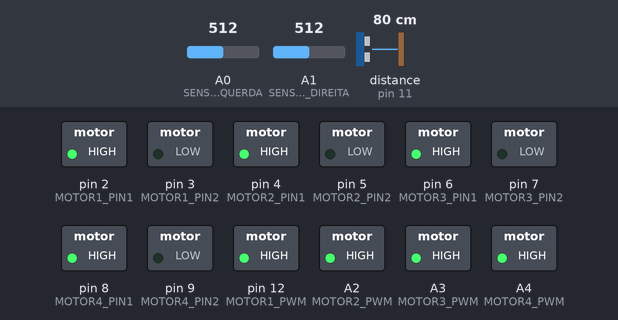
Recording of a sketch running on a simulated Arduino Uno, built with avr-gcc and run on an emulated ATmega328P. On the bench: switched loads named in the sketch (green lamp = pin HIGH). Wiring (inferred from the names in the program): ultrasonic range finder: trigger pin 10; echo pin 11. Dashed ring = blinking. Inputs (shaded band) come from the test bench; at power-on: distance to the obstacle (sensor on pin 11) 80 cm, A1 (SENSOR_LINHA_DIREITA) = 512, A0 (SENSOR_LINHA_ESQUERDA) = 512. The echo pulse lasts 58.3 µs per cm; pins used as bus, display or sensor lines are not drawn; what the sketch prints to the serial monitor is not drawn.

Above: at 2.2 s.
2.3 s: distance to the obstacle (sensor on pin 11) set to 22 cm
3.8 s: distance to the obstacle (sensor on pin 11) set to 18 cm
At 4.9 s:
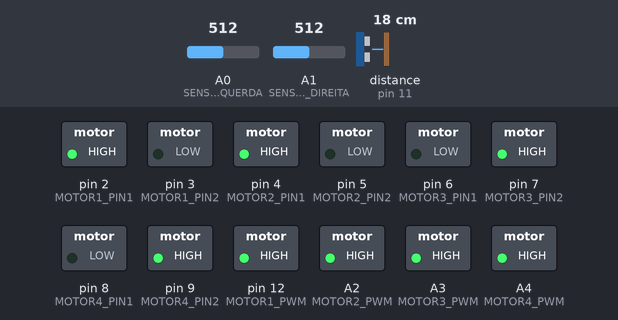
6.8 s: distance to the obstacle (sensor on pin 11) set to 299 cm
At 8.7 s:
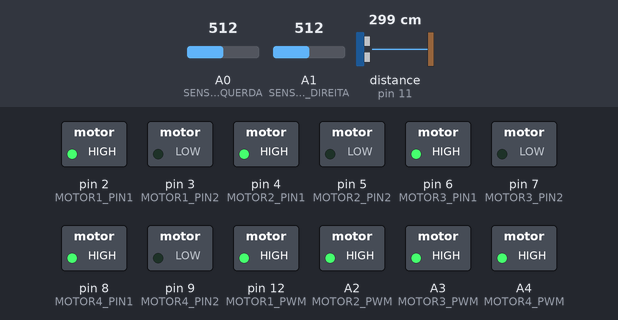
9.0 s: A1 (SENSOR_LINHA_DIREITA) set to 486
At 10.0 s:
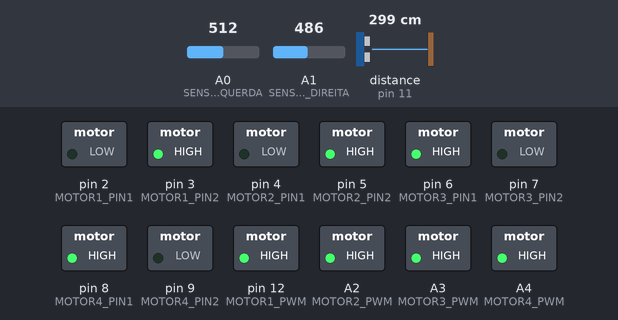
10.6 s: A0 (SENSOR_LINHA_ESQUERDA) set to 492
At 11.8 s:
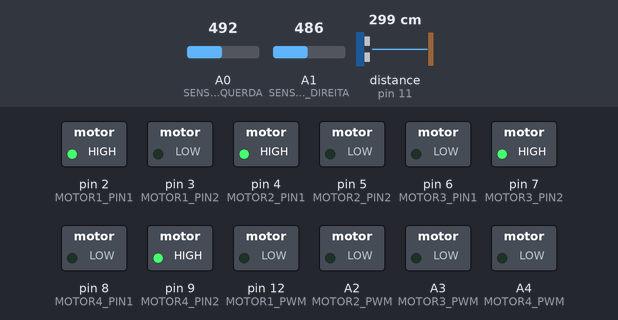
12.1 s: A0 (SENSOR_LINHA_ESQUERDA) set to 510
At 13.6 s:
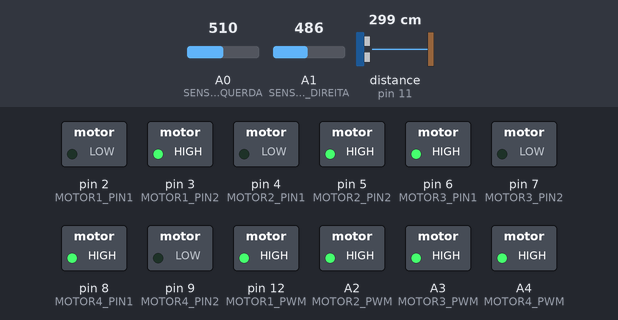
Timing chart, 0 to 14.7 s (numbered marks = the images above; inputs shaded):
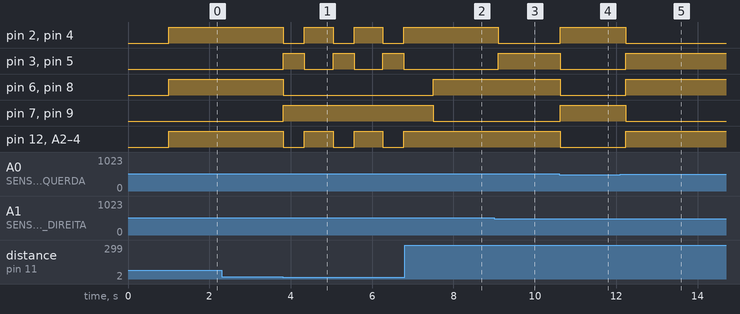

The sketch:

basedeltinhaOBR.ino
```cpp
// BASE DO ROBODELTINHATECNIZINHO🫡
// ============================================
// ROBÔ 4 RODAS COM SENSOR ULTRASSÔNICO
// E SEGUIDORES DE LINHA
// ============================================

#include <Servo.h>

// ============================================
// PINOS DOS MOTORES
// ============================================
#define MOTOR1_PIN1 2
#define MOTOR1_PIN2 3
#define MOTOR2_PIN1 4
#define MOTOR2_PIN2 5
#define MOTOR3_PIN1 6
#define MOTOR3_PIN2 7
#define MOTOR4_PIN1 8
#define MOTOR4_PIN2 9

// ============================================
// PINOS DO SENSOR ULTRASSÔNICO
// ============================================
#define TRIG_PIN 10
#define ECHO_PIN 11

// ============================================
// PINOS DOS SEGUIDORES DE LINHA
// ============================================
#define SENSOR_LINHA_ESQUERDA A0
#define SENSOR_LINHA_DIREITA A1

// ============================================
// PINOS DE CONTROLE PWM (velocidade)
// ============================================
#define MOTOR1_PWM 12
#define MOTOR2_PWM A2
#define MOTOR3_PWM A3
#define MOTOR4_PWM A4

// ============================================
// CONSTANTES
// ============================================
#define VELOCIDADE_MAXIMA 255
#define DISTANCIA_MINIMA 20 // em cm
#define LIMIAR_LINHA 500    // ajuste conforme necessário

// ============================================
// VARIÁVEIS GLOBAIS
// ============================================
int velocidadeMotor1 = 0;
int velocidadeMotor2 = 0;
int velocidadeMotor3 = 0;
int velocidadeMotor4 = 0;

// ============================================
// SETUP
// ============================================
void setup() {
  Serial.begin(9600);

  // Configurar pinos dos motores como saída
  pinMode(MOTOR1_PIN1, OUTPUT);
  pinMode(MOTOR1_PIN2, OUTPUT);
  pinMode(MOTOR2_PIN1, OUTPUT);
  pinMode(MOTOR2_PIN2, OUTPUT);
  pinMode(MOTOR3_PIN1, OUTPUT);
  pinMode(MOTOR3_PIN2, OUTPUT);
  pinMode(MOTOR4_PIN1, OUTPUT);
  pinMode(MOTOR4_PIN2, OUTPUT);

  // Configurar pinos PWM como saída
  pinMode(MOTOR1_PWM, OUTPUT);
  pinMode(MOTOR2_PWM, OUTPUT);
  pinMode(MOTOR3_PWM, OUTPUT);
  pinMode(MOTOR4_PWM, OUTPUT);

  // Configurar sensor ultrassônico
  pinMode(TRIG_PIN, OUTPUT);
  pinMode(ECHO_PIN, INPUT);

  // Configurar seguidores de linha
  pinMode(SENSOR_LINHA_ESQUERDA, INPUT);
  pinMode(SENSOR_LINHA_DIREITA, INPUT);

  delay(1000);
  Serial.println("Robô iniciado!");
}

// ============================================
// LOOP PRINCIPAL
// ============================================
void loop() {
  // Ler sensores
  float distancia = medirDistancia();
  int sensorEsq = analogRead(SENSOR_LINHA_ESQUERDA);
  int sensorDir = analogRead(SENSOR_LINHA_DIREITA);

  // Exibir informações
  Serial.print("Distância: ");
  Serial.print(distancia);
  Serial.print(" cm | Esq: ");
  Serial.print(sensorEsq);
  Serial.print(" | Dir: ");
  Serial.println(sensorDir);

  // Lógica de controle
  if (distancia < DISTANCIA_MINIMA) {
    // Se detectar obstáculo, parar
    pararRobo();
    Serial.println("OBSTÁCULO DETECTADO!");
    delay(500);
    // Fazer curva para evitar
    girarParaDireita(150);
    delay(600);
  }
  else {
    // Seguir linha
    seguirLinha(sensorEsq, sensorDir);
  }

  delay(100);
}

// ============================================
// FUNÇÃO: MEDIR DISTÂNCIA (Sensor Ultrassônico)
// ============================================
float medirDistancia() {
  // Enviar pulso
  digitalWrite(TRIG_PIN, LOW);
  delayMicroseconds(2);
  digitalWrite(TRIG_PIN, HIGH);
  delayMicroseconds(10);
  digitalWrite(TRIG_PIN, LOW);

  // Medir tempo de resposta
  long duracao = pulseIn(ECHO_PIN, HIGH, 30000);

  // Calcular distância (velocidade do som = 343 m/s)
  float distancia = (duracao * 0.0343) / 2;

  return distancia;
}

// ============================================
// FUNÇÃO: CONTROLAR MOTOR INDIVIDUAL
// ============================================
void controlarMotor(int motor, int velocidade, boolean direcao) {
  velocidade = constrain(velocidade, 0, 255);

  switch(motor) {
    case 1:
      digitalWrite(MOTOR1_PIN1, direcao ? HIGH : LOW);
      digitalWrite(MOTOR1_PIN2, direcao ? LOW : HIGH);
      analogWrite(MOTOR1_PWM, velocidade);
      break;
    case 2:
      digitalWrite(MOTOR2_PIN1, direcao ? HIGH : LOW);
      digitalWrite(MOTOR2_PIN2, direcao ? LOW : HIGH);
      analogWrite(MOTOR2_PWM, velocidade);
      break;
    case 3:
      digitalWrite(MOTOR3_PIN1, direcao ? HIGH : LOW);
      digitalWrite(MOTOR3_PIN2, direcao ? LOW : HIGH);
      analogWrite(MOTOR3_PWM, velocidade);
      break;
    case 4:
      digitalWrite(MOTOR4_PIN1, direcao ? HIGH : LOW);
      digitalWrite(MOTOR4_PIN2, direcao ? LOW : HIGH);
      analogWrite(MOTOR4_PWM, velocidade);
      break;
  }
}

// ============================================
// FUNÇÃO: ANDAR PARA FRENTE
// ============================================
void andarFrente(int velocidade) {
  controlarMotor(1, velocidade, true);
  controlarMotor(2, velocidade, true);
  controlarMotor(3, velocidade, true);
  controlarMotor(4, velocidade, true);
  Serial.println("➡ Andando para frente");
}

// ============================================
// FUNÇÃO: ANDAR PARA TRÁS
// ============================================
void andarTras(int velocidade) {
  controlarMotor(1, velocidade, false);
  controlarMotor(2, velocidade, false);
  controlarMotor(3, velocidade, false);
  controlarMotor(4, velocidade, false);
  Serial.println("⬅ Andando para trás");
}

// ============================================
// FUNÇÃO: GIRAR PARA DIREITA
// ============================================
void girarParaDireita(int velocidade) {
  controlarMotor(1, velocidade, true);
  controlarMotor(2, velocidade, true);
  controlarMotor(3, velocidade, false);
  controlarMotor(4, velocidade, false);
  Serial.println("↻ Girando para direita");
}

// ============================================
// FUNÇÃO: GIRAR PARA ESQUERDA
// ============================================
void girarParaEsquerda(int velocidade) {
  controlarMotor(1, velocidade, false);
  controlarMotor(2, velocidade, false);
  controlarMotor(3, velocidade, true);
  controlarMotor(4, velocidade, true);
  Serial.println("↺ Girando para esquerda");
}

// ============================================
// FUNÇÃO: MOVIMENTO LATERAL 45°
// (Mover para direita em diagonal)
// ============================================
void moverLateral45Direita(int velocidade) {
  // Roda esquerda frente, roda direita parada
  controlarMotor(1, velocidade, true);    // Frente esquerda
  controlarMotor(2, velocidade, true);    // Frente esquerda
  controlarMotor(3, 0, false);             // Parado direita
  controlarMotor(4, 0, false);             // Parado direita
  Serial.println("↗ Movimento lateral 45° para direita");
}

// ============================================
// FUNÇÃO: MOVIMENTO LATERAL 45°
// (Mover para esquerda em diagonal)
// ============================================
void moverLateral45Esquerda(int velocidade) {
  // Roda direita frente, roda esquerda parada
  controlarMotor(1, 0, false);             // Parado esquerda
  controlarMotor(2, 0, false);             // Parado esquerda
  controlarMotor(3, velocidade, true);    // Frente direita
  controlarMotor(4, velocidade, true);    // Frente direita
  Serial.println("↖ Movimento lateral 45° para esquerda");
}

// ============================================
// FUNÇÃO: PARAR ROBÔ
// ============================================
void pararRobo() {
  controlarMotor(1, 0, false);
  controlarMotor(2, 0, false);
  controlarMotor(3, 0, false);
  controlarMotor(4, 0, false);
  Serial.println("⏹ Robô parado");
}

// ============================================
// FUNÇÃO: SEGUIR LINHA
// ============================================
void seguirLinha(int sensorEsq, int sensorDir) {
  boolean linhaEsq = sensorEsq > LIMIAR_LINHA;
  boolean linhaDir = sensorDir > LIMIAR_LINHA;

  if (linhaEsq && linhaDir) {
    // Ambos na linha: ir reto
    andarFrente(180);
  }
  else if (linhaEsq && !linhaDir) {
    // Linha à esquerda: corrigir para esquerda
    girarParaEsquerda(150);
    Serial.println("Corrigindo para esquerda");
  }
  else if (!linhaEsq && linhaDir) {
    // Linha à direita: corrigir para direita
    girarParaDireita(150);
    Serial.println("Corrigindo para direita");
  }
  else {
    // Sem linha: procurar
    girarParaDireita(120);
    Serial.println("Procurando linha...");
  }
}

// ============================================
// FUNÇÃO: CALIBRAR SENSORES
// ============================================
void calibrarSensores() {
  Serial.println("Calibrando sensores de linha...");
  for (int i = 0; i < 10; i++) {
    int esq = analogRead(SENSOR_LINHA_ESQUERDA);
    int dir = analogRead(SENSOR_LINHA_DIREITA);
    Serial.print("Leitura ");
    Serial.print(i + 1);
    Serial.print(" - Esq: ");
    Serial.print(esq);
    Serial.print(" | Dir: ");
    Serial.println(dir);
    delay(500);
  }
  Serial.println("Calibração concluída!");
}

// ============================================
// FUNÇÃO: TESTE DE MOTORES
// ============================================
void testarMotores() {
  Serial.println("\n=== TESTE DE MOTORES ===\n");

  Serial.println("Testando Motor 1...");
  controlarMotor(1, 200, true);
  delay(2000);
  controlarMotor(1, 0, false);
  delay(500);

  Serial.println("Testando Motor 2...");
  controlarMotor(2, 200, true);
  delay(2000);
  controlarMotor(2, 0, false);
  delay(500);

  Serial.println("Testando Motor 3...");
  controlarMotor(3, 200, true);
  delay(2000);
  controlarMotor(3, 0, false);
  delay(500);

  Serial.println("Testando Motor 4...");
  controlarMotor(4, 200, true);
  delay(2000);
  controlarMotor(4, 0, false);
  delay(500);

  Serial.println("Teste concluído!\n");
}
```

Measured:
- the behaviour switches between 21 and 20 cm on distance to the obstacle (sensor on pin 11) (found by bisection; images 0 and 1)
- the behaviour switches between 501 and 500 on A1 (SENSOR_LINHA_DIREITA) (found by bisection; images 2 and 3)
- the behaviour switches between 501 and 500 on A0 (SENSOR_LINHA_ESQUERDA) (found by bisection; images 3 and 4)
- after the input at 2.3 s, every drawn part: stays the same
- after the input at 3.8 s, pin 2 (MOTOR1_PIN1): alternates HIGH for 0.70 s and LOW for 0.52 s, starting at once; pin 3 (MOTOR1_PIN2): alternates HIGH for 0.52 s and LOW for 0.70 s, starting at once
- after the input at 6.8 s, pin 2 (MOTOR1_PIN1): stays HIGH (without the input it goes to LOW after 0.69 s); pin 3 (MOTOR1_PIN2): stays LOW (without the input it goes to HIGH after 0.69 s)
- after the input at 9.0 s, pin 2 (MOTOR1_PIN1), pin 4 (MOTOR2_PIN1): HIGH → LOW after 0.11 s; pin 3 (MOTOR1_PIN2), pin 5 (MOTOR2_PIN2): LOW → HIGH after 0.11 s
- after the input at 10.6 s, pin 2 (MOTOR1_PIN1), pin 4 (MOTOR2_PIN1), pin 7 (MOTOR3_PIN2), pin 9 (MOTOR4_PIN2): LOW → HIGH at once; pin 3 (MOTOR1_PIN2), pin 5 (MOTOR2_PIN2), pin 6 (MOTOR3_PIN1), pin 8 (MOTOR4_PIN1), pin 12 (MOTOR1_PWM), A2 (MOTOR2_PWM), A3 (MOTOR3_PWM), A4 (MOTOR4_PWM): HIGH → LOW at once
- after the input at 12.1 s, pin 2 (MOTOR1_PIN1), pin 4 (MOTOR2_PIN1), pin 7 (MOTOR3_PIN2), pin 9 (MOTOR4_PIN2): HIGH → LOW after 0.14 s; pin 3 (MOTOR1_PIN2), pin 5 (MOTOR2_PIN2), pin 6 (MOTOR3_PIN1), pin 8 (MOTOR4_PIN1), pin 12 (MOTOR1_PWM), A2 (MOTOR2_PWM), A3 (MOTOR3_PWM), A4 (MOTOR4_PWM): LOW → HIGH after 0.14 s
